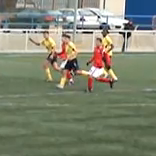
#> input picture Images/Chapter10/Input/frame1.bmp, 156 x 156 px, found by its file name
$ python MeanShift.py
#> lines starting #> are read from the running program, lines starting #| are printed output that depends on the picture; after the words box and inside, x2 and y2 are one past the last pixel; in counts of white or black regions, pixels touching at a corner belong together
### PythonWorkSpace5Edition/Modules/ImageUtilities.py
'''
Feature Extraction and Image Processing
Mark S. Nixon & Alberto S. Aguado
http://www.southampton.ac.uk/~msn/book/
ImageUtilities: Helper module to support image read, create, show and write
                Uses PIL and numpy to work with arrays containing image data
'''

# Image load by using PIL
from PIL import Image

# Array to store image data
from numpy import array, zeros, amax, amin, clip

# Show an image
from matplotlib.pyplot import imshow
import matplotlib.pyplot as plt

# Read an image returning an array with 3 color components
def imageReadRGB(fileName):
    inputImage = Image.open(fileName)
    width, height = inputImage.size

    inputArray = array(inputImage)
    inputArray = inputArray[:, :, 0:3]

    return inputArray, width, height

# Read an image returning an array with 3 float color components
# [90 lines left out: functions imageReadRGBF, imageReadL, imageSaveF, imageSaveL, imageSaveRGB, createImageRGB and 3 more, not called in this run]

# Create a zero array with float components
def createImageF(width, height, numComponents = 1):
    if numComponents == 1:
        outputArray = zeros((height, width), dtype='float')
    else:
        outputArray = zeros((height, width, numComponents), dtype='float')

    return outputArray

# Create a multidimensional dimensional array
# [77 lines left out: functions createImageNF, createImageFromDataF, createScaleImageL, scaleImageL, createVectorFromDataF, createVectorF and 1 more, not called in this run]

# Show an array containing image data
def showImageRGB(image):
    # Create output and show
    outputImage = Image.fromarray(image, 'RGB')
    outputImage.show()

# Show an array containing image data
# [82 lines left out: functions showImageL, showImageF, plotImageRGB, plotImageRGBF, plotImageL, plotImageF, not called in this run]

### Modules/ImageRegionsUtilities.py
'''
Feature Extraction and Image Processing
Mark S. Nixon & Alberto S. Aguado
http://www.southampton.ac.uk/~msn/book/
ImageRegionUtilities: Helper module to process regions and line segments
'''

# Images
from ImageUtilities import imageReadL, createImageF, createImageL, showImageL, plotImageL, createVectorF
from ImageOperatorsUtilities import applyCannyEdgeDetector
from ImagePropertiesUtilities import imageMaxMin

# Math and iteration
from math import pi, sqrt, sin, cos, atan, atan2, factorial, exp
from random import shuffle, sample
from timeit import itertools

# Array to store image data
from numpy import amax, amin
import numpy as np


# Combination function
def nCr(n, r):
    if n < 0 or r < 0 or n-r < 0: return 0
    return factorial(n) / (factorial(r) * factorial(n-r))

# Rising factorial function
# [454 lines left out: functions risingFactorial, computeReferencePoint, findLongestSegment, findLongestCentredSegmentinImage, findLongesSegmentinImage, pixlesList and 9 more, not called in this run]


# Compute density function from a region in an image
def densityHistogram(image, position, regionRadius, sigma, histoSize):
    height = len(image)
    width = len(image[0])

    # Quantization scale
    colourScale = 256.0 / histoSize

    histogram = createImageF(histoSize, histoSize)
    sumValue = 0
    for deltaX, deltaY in itertools.product(range(-regionRadius[0],regionRadius[0]), range(-regionRadius[1], regionRadius[1])):

        x, y  = position[0] + deltaX, position[1] + deltaY
        if x>0 and y>0 and x<width and y<height :

            w = exp(-(deltaX*deltaX + deltaY*deltaY)/(2*sigma*sigma));
            rgb = image[y,x] / 256.0

            Cb = int((128 - 37.79*rgb[0] - 74.203*rgb[1] +    112*rgb[2])/colourScale)
            Cr = int((128 +   112*rgb[0] - 93.786*rgb[1] - 18.214*rgb[2])/colourScale)

            histogram[Cr,Cb] += w
            sumValue += w

    for r,b in itertools.product(range(0, histoSize), range(0, histoSize)):
        histogram[r,b] /= sumValue

    return histogram

# Get a 2D colour description from a RGB value
def colourFeature(rgb, colourScale):
    nRGB = rgb / 256.0
    cB = int((128 - 37.79*nRGB[0] - 74.203*nRGB[1] +    112*nRGB[2])/colourScale)
    cR = int((128 +   112*nRGB[0] - 93.786*nRGB[1] - 18.214*nRGB[2])/colourScale)

    return cB, cR

# Implementation of meanshift
# [154 lines left out: functions meanShift, backProjection, backProjectionImage, regionSize, not called in this run]

### PythonWorkSpace5Edition/Modules/PlotUtilities.py
'''
Feature Extraction and Image Processing
Mark S. Nixon & Alberto S. Aguado
http://www.southampton.ac.uk/~msn/book/
PlotUtilities: Helper module to show plots of image data
          Uses numpy  and matplotlib to work with arrays and plots
'''

# Math functions
import math

# Array to store data
import numpy as np

# Array to store image data
from numpy import zeros

# Plot functions
import matplotlib.pyplot as plt
import matplotlib.ticker as ticker

# Two alternative ways to import Axes3D.
import importlib
importlib.import_module('mpl_toolkits.mplot3d').Axes3D
#from mpl_toolkits.mplot3d import Axes3D

# Plot a histogram of data
# [133 lines left out: functions plotHistogram, plotCurve, plot2Curves, plotCurves, plotCurveXY, plot3DColorHistogram, not called in this run]

# Plot a histogram of data
def plot3DHistogram(dataZ, zRange=[0, 0], axesView=[0,0], zTicks = True):

    # Function formatter to simulate zlim_3d
    def major_formatter(x, pos):
        return "{:.1f}".format(x+zRange[0])

    width = dataZ.shape[1]
    height = dataZ.shape[0]

    # Z clipping fails to clip bar charts
    if zRange[0] != 0:
        for x in range(0, width):
            for y in range(0, height):
                dataZ[y,x] -= zRange[0]
                if dataZ[y,x] < 0:
                    dataZ[y,x] = 0

    # Convert data to array
    zData = np.array(dataZ)

    # Create an X-Y mesh of the same dimension as the 2D data
    xData, yData = np.meshgrid( np.arange(width), np.arange(height))

    # Flatten the arrays so that they may be passed to "axes.bar3d".
    xData = xData.flatten()
    yData = yData.flatten()
    zData = zData.flatten()

    # Create figure
    fig = plt.figure()
    axes = fig.add_subplot(projection = '3d')
    axes.bar3d( xData, yData, np.zeros(len(zData)), .98, .98, zData, alpha=1.0, zsort='min')

    # Axes
    axes.set_xlim3d(0, width)
    axes.set_ylim3d(0, height)

    # View
    if axesView[0] != 0 or axesView[1] != 0:
        axes.view_init(axesView[0], axesView[1])

    # Shift the tick labels up by minimum, set_zlim3d does not work
    if zRange[0] != 0 or zRange[1] != 0:
        if zTicks:
            axes.zaxis.set_major_formatter(ticker.FuncFormatter(major_formatter))
        else:
            axes.zaxis.set_major_formatter(ticker.NullFormatter())

    # Set the shifted range
    if zRange[0] != 0 or zRange[1] != 0:
        axes.set_zlim3d([0, zRange[1] - zRange[0]])

    plt.show()

# Plot a surface of data
# [143 lines left out: functions plotColorSurface, plotSurface, plotWireframe, plotQuiver, not called in this run]

### PythonWorkSpace5Edition/ExamplesPython_3.12.8/Chapter10/MeanShift.py
'''
Feature Extraction and Image Processing
Mark S. Nixon & Alberto S. Aguado
http://www.southampton.ac.uk/~msn/book/
Chapter 10
MeanShift: Tracks a region in an image by considering the colour histogram
'''

# Set up modules path
# It can also be set in sys variables
import os
import sys
sys.path.append(os.path.join(os.path.dirname(__file__), "../../Modules"))

# Setup modules
from ImageUtilities import imageReadRGB, showImageRGB, createImageF, createImageRGB
from PlotUtilities import plot3DHistogram
from ImageRegionsUtilities import densityHistogram, colourFeature

# Math and iteration
from math import exp, sqrt
from timeit import itertools

'''
Parameters:
    pathToDir = Input image directory
    imageNames = Input image names
    histoSize = Size of the histogram
    initialPos = position of the region [column, row]
    sizeReg = Size of the region [column, row]
    sigma = weight control
'''
pathToDir = os.path.join(os.path.dirname(__file__), "../../Images/Chapter10/Input/")
imageNames = ["frame1.bmp", "frame2.bmp", "frame3.bmp", "frame4.bmp", "frame5.bmp", "frame6.bmp"]

histoSize = 64
initialPos = [100, 60]
sizeReg = [12, 18]
sigma  = 6.0

positions = [ ]
positions.append(initialPos)

# Read image and compute density
inputImage, width, height = imageReadRGB(pathToDir + imageNames[0])
#> in imageReadRGB, inputImage is the input picture: PIL image 156x156 RGB; mean R, G, B 128.3, 132.6, 113.7
#> width = 156; height = 156
q = densityHistogram(inputImage, positions[0], sizeReg, sigma, histoSize)
#> the loop in densityHistogram, `for deltaX, deltaY in itertools.product(range(-regionRadius[0],regionR..` made 864 passes
#> (rgb, Cb, Cr) on passes 1 to 12: ([0.828, 0.762, 0.625], 27, 34), ([0.828, 0.762, 0.625], 27, 34), ([0.82, 0.75, 0.641], 28, 34), ([0.82, 0.75, 0.641], 28, 34), ([0.805, 0.758, 0.672], 29, 33), ([0.801, 0.754, 0.668], 29, 33), ([0.812, 0.754, 0.695], 29, 33), ([0.84, 0.781, 0.723], 29, 33), ([0.891, 0.855, 0.785], 29, 33), ([0.875, 0.836, 0.766], 29, 33), ([0.605, 0.617, 0.523], 29, 32), ([0.43, 0.438, 0.348], 29, 32)
#> after the loop in densityHistogram, `for deltaX, deltaY in itertools.product(range(-regionRadius[0],regionR..`:
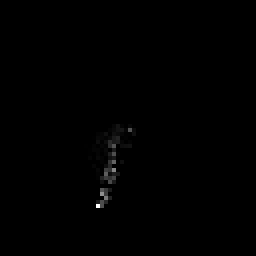
#> histogram: shape (64, 64) float64 (shown 4 times larger); min 0, max 18.5, mean 0.0525; drawn with min black and max white
#> after the loop in densityHistogram, `for deltaX, deltaY in itertools.product(range(-regionRadius[0],regionR..`: sumValue = 215.2
#> after the loop in densityHistogram, `for r,b in itertools.product(range(0, histoSize), range(0, histoSize)):`: histogram: shape (64, 64) float64; 2.59% of pixels changed, all inside (x1, y1, x2, y2) = (21, 31, 34, 52)
plot3DHistogram(q)
#> in plot3DHistogram, `zData = zData.flatten()`: zData = 4096 values, max 0.086 at index 3288, min 0 at index 0, mean 0.000244
#> in plot3DHistogram, `plt.show()`:
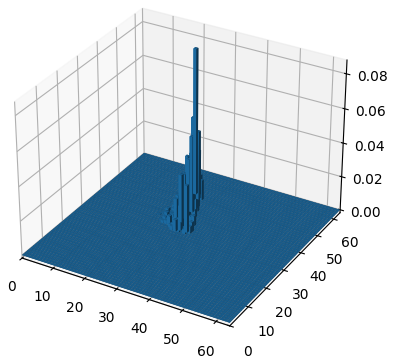
#> figure drawn by matplotlib, 1 panel

# To store weights
weights = createImageF(2*sizeReg[0], 2*sizeReg[1])

# Avoid division by zero. Minimum value in the histogram
epsilon = 0.0000000001

# Quantization scale
colourScale = 256.0 / histoSize

# For each frame
numImages = len(imageNames)
for frameNum in range(1, numImages):

    inputImage, _, _ = imageReadRGB(pathToDir + imageNames[frameNum])
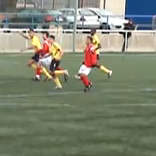
#> input picture Images/Chapter10/Input/frame2.bmp, 156 x 156 px, found by its file name
#> in imageReadRGB, inputImage is the input picture: PIL image 156x156 RGB; mean R, G, B 127.8, 132.8, 114.2

    currPos = [0, 0]
    newPos = positions[frameNum-1]
    while(currPos != newPos):
        # Histogram in current position
        currPos = newPos
        qs = densityHistogram(inputImage, currPos, sizeReg, sigma, histoSize)

        # Compute weights
        for deltaX, deltaY in itertools.product(range(-sizeReg[0],sizeReg[0]),   \
                                                range(-sizeReg[1], sizeReg[1])):
            # Position of the pixel in the image and in the weight array
            x, y = currPos[0] + deltaX, currPos[1] + deltaY
            px,py = deltaX+sizeReg[0], deltaY+sizeReg[1]

            # The 2D colour description at this point. Scaled to fit the histogram values
            Cb,Cr= colourFeature(inputImage[y,x], colourScale)

            # Update weight considering original and current histogram values for the colour
            if qs[Cr, Cb] == 0:
                qs[Cr, Cb] = epsilon
            weights[py, px] = sqrt(q[Cr, Cb] / qs[Cr, Cb])

        # Compute mean shift sums
        meanSum = [0, 0]
        kernelSum = 0
        for deltaX, deltaY in itertools.product(range(-sizeReg[0],sizeReg[0]),   \
                                                range(-sizeReg[1], sizeReg[1])):
            # Position of the pixel in the image
            x, y = currPos[0] + deltaX, currPos[1] + deltaY

            # Kernel parameter
            w = exp(-(deltaX*deltaX + deltaY*deltaY)/(2*sigma*sigma));

            # Weight index
            px, py = deltaX+sizeReg[0], deltaY+sizeReg[1]

            # Mean sum
            meanSum[0] += w * weights[py, px] * x
            meanSum[1] += w * weights[py, px] * y

            # Kernel sum
            kernelSum += w * weights[py, px]

        # Mean shift
        newPos = [int(meanSum[0] / kernelSum), int(meanSum[1] / kernelSum)]
#> this loop made 8 passes
#> (height in densityHistogram, width in densityHistogram) on pass 1: (156, 156)
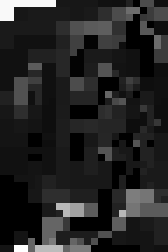
#> weights: shape (36, 24) float64 (shown 7 times larger); min 0, max 5.88, mean 0.846; drawn with min black and max white

    positions.append(newPos);
#> pass 2 of the loop `for frameNum in range(1, numImages):`:
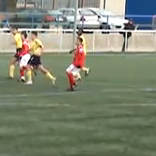
#> input picture PythonWorkSpace5Edition/Images/Chapter10/Input/frame3.bmp, 156 x 156 px
#> in imageReadRGB, inputImage is the input picture: PIL image 156x156 RGB; mean R, G, B 128.2, 133.6, 114.9
#> the loop `while(currPos != newPos):` made 6 passes
#> pass 1, `qs = densityHistogram(inputImage, currPos, sizeReg, sigma, histoSize)`:
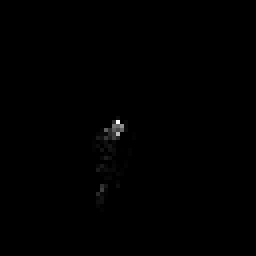
#> qs: shape (64, 64) float64 (shown 4 times larger); min 0, max 0.107, mean 0.000244; drawn with min black and max white
#> pass 3 of the loop `for frameNum in range(1, numImages):`:
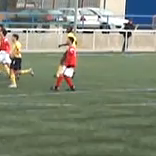
#> input picture PythonWorkSpace5Edition/Images/Chapter10/Input/frame4.bmp, 156 x 156 px
#> in imageReadRGB, inputImage is the input picture: PIL image 156x156 RGB; mean R, G, B 127.4, 133.4, 114.9
#> the loop `while(currPos != newPos):` made 5 passes
#> pass 1, `qs = densityHistogram(inputImage, currPos, sizeReg, sigma, histoSize)`:
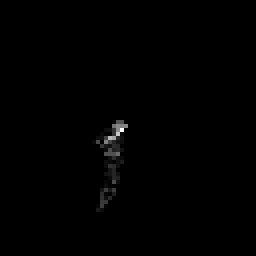
#> qs: shape (64, 64) float64 (shown 4 times larger); min 0, max 0.0602, mean 0.000244; drawn with min black and max white
#> the loop made 5 passes; the first 3 are shown
#print(positions)

# Show results
for frameNum in range(0, numImages):

    image, _, _ = imageReadRGB(pathToDir + imageNames[frameNum])
    p = positions[frameNum]
    borderDistance = [sizeReg[0] -5, sizeReg[1] -5]
    for x, y in itertools.product(range(p[0]-sizeReg[0], p[0]+sizeReg[0]), \
                                  range(p[1]-sizeReg[1], p[1]+sizeReg[1])):

        if abs(x-p[0]) > borderDistance[0] or abs(y-p[1]) > borderDistance[1]:
            image[y,x] = [20, 20, 80]
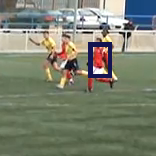
#> image: shape (156, 156, 3); 1.89% of pixels changed, all inside (x1, y1, x2, y2) = (88, 42, 112, 78)

    showImageRGB(image)
#> pass 2 of the loop `for frameNum in range(0, numImages):`:
#> after the loop `for x, y in itertools.product(range(p[0]-sizeReg[0], p[0]+sizeReg[0]), \`:
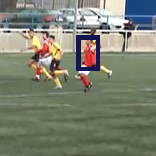
#> image: shape (156, 156, 3); 1.89% of pixels changed, all inside (x1, y1, x2, y2) = (76, 35, 100, 71)
#> pass 3 of the loop `for frameNum in range(0, numImages):`:
#> after the loop `for x, y in itertools.product(range(p[0]-sizeReg[0], p[0]+sizeReg[0]), \`:
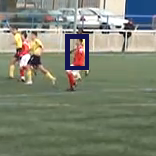
#> image: shape (156, 156, 3); 1.89% of pixels changed, all inside (x1, y1, x2, y2) = (65, 34, 89, 70)
#> the loop made 6 passes; the first 3 are shown
